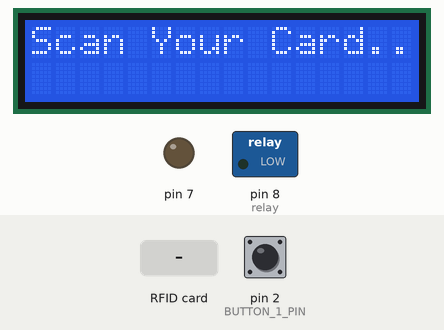
Simulated run of this sketch. Board: Arduino Uno, built with avr-gcc and run on an emulated ATmega328P. On the bench: 16×2 character LCD, switched loads named in the sketch (green lamp = pin HIGH), output pins drawn as LEDs (lit = HIGH). The test bench sets the inputs (shaded band); at power-on: pin 2 (BUTTON_1_PIN) HIGH. Pins used as bus, display or sensor lines are not drawn; what the sketch prints to the serial monitor is not drawn.

Above: at 4.3 s.
4.4 s: RFID card 33 C3 3D E1 held to the reader
At 5.8 s:
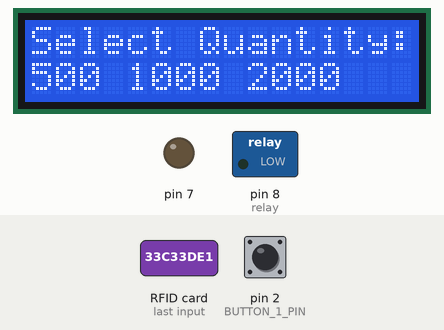
7.0 s: pin 2 (BUTTON_1_PIN) pulled LOW for 0.15 s
At 7.8 s:
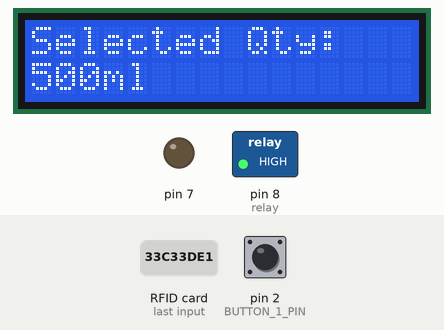
10.1 s: RFID card 5E 7A 19 C4 held to the reader
At 11.0 s:
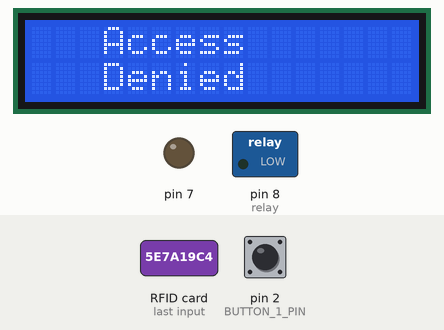
Timing chart, 0 to 13.1 s (numbered marks = the images above; inputs shaded):
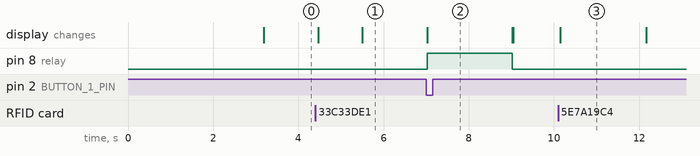

The sketch:

Water_ATM.ino
```cpp
#include <SPI.h>
#include <MFRC522.h>
#include <Wire.h>
#include <LiquidCrystal_I2C.h>

#define SS_PIN 10
#define RST_PIN 9
MFRC522 mfrc522(SS_PIN, RST_PIN);
int relay = 8;
LiquidCrystal_I2C lcd(0x27, 16, 2);
#define BUTTON_1_PIN 2
#define BUTTON_2_PIN 3
#define BUTTON_3_PIN 4

const int duration500ml = 2;
const int duration1Ltr = 4;
const int duration2Ltr = 6;

const unsigned long buttonTimeout = 10000;


void displayTitle() {
  lcd.clear();
  lcd.setCursor(0, 0);
  lcd.print("Welcome to");
  lcd.setCursor(0, 1);
  lcd.print("       Water ATM");
}

void setup() {

  pinMode(BUTTON_1_PIN, INPUT_PULLUP);
  pinMode(BUTTON_2_PIN, INPUT_PULLUP);
  pinMode(BUTTON_3_PIN, INPUT_PULLUP);
  pinMode(7, 1);
  pinMode(relay, OUTPUT);
  Serial.begin(9600);
  SPI.begin();
  mfrc522.PCD_Init();
  lcd.init();
  lcd.backlight();
  displayTitle();
  delay(3000);
  displayTitle();
  lcd.clear();

}

void loop() {
  lcd.setCursor(0, 0);
  lcd.print("Scan Your Card...");
  if (!mfrc522.PICC_IsNewCardPresent()) {
    return;
  }
  if (!mfrc522.PICC_ReadCardSerial()) {
    return;
  }
  Serial.print("UID tag :");
  String content = "";
  byte letter;
  for (byte i = 0; i < mfrc522.uid.size; i++) {
    Serial.print(mfrc522.uid.uidByte[i] < 0x10 ? " 0" : " ");
    Serial.print(mfrc522.uid.uidByte[i], HEX);
    content.concat(String(mfrc522.uid.uidByte[i] < 0x10 ? " 0" : " "));
    content.concat(String(mfrc522.uid.uidByte[i], HEX));
  }
  Serial.println();
  Serial.print("Message : ");
  content.toUpperCase();

  if (content.substring(1) == "33 C3 3D E1") {
    Serial.println("Authorized access");
    lcd.clear();
    lcd.setCursor(0, 0);
    lcd.print(" Authorized ");
    lcd.setCursor(0, 1);
    lcd.print("  Access Granted");
    delay(1000);
     lcd.clear();
     lcd.setCursor(0,0);
     lcd.print("Select Quantity:");
     lcd.setCursor(0,1);
     lcd.print("500 1000 2000");
     delay(1500);
     while (true) {
        if (digitalRead(BUTTON_1_PIN) == LOW) {

          lcd.clear();
          lcd.setCursor(0,0);
          lcd.print("Selected Qty:");
          lcd.setCursor(0,1);
          lcd.print("500ml");
          activateRelay(duration500ml);
          break;
        } else if (digitalRead(BUTTON_2_PIN) == LOW) {

          lcd.clear();
          lcd.setCursor(0,0);
          lcd.print("Selected Qty:");
          lcd.setCursor(0,1);
          lcd.print("1000ml");
          activateRelay(duration1Ltr);
          break;
        } else if (digitalRead(BUTTON_3_PIN) == LOW) {

          lcd.clear();
          lcd.setCursor(0,0);
          lcd.print("Selected Qty:");
          lcd.setCursor(0,1);
          lcd.print("2000ml");
          activateRelay(duration2Ltr);
          break;
        }
    }
    lcd.clear();
  }

  else {
    Serial.println(" Access denied");
    lcd.clear();
    lcd.setCursor(0, 0);
    lcd.print("   Access ");
    lcd.setCursor(0, 1);
    lcd.print("   Denied ");
    digitalWrite(relay, 0);
    delay(2000);

  }

}

void activateRelay(int duration) {
  digitalWrite(relay, HIGH); // Turn on the relay
  delay(duration * 1000); // Activate for the specified duration
  digitalWrite(relay, LOW); // Turn off the relay
}
```

Measured:
- after the input at 4.4 s, the display: first changes after 0.07 s (image 1 shows a later state)
- after the input at 7.0 s, pin 8 (relay): LOW → HIGH at once, → LOW 2.0 s later; the display: changes at once (image 2)
- after the input at 10.1 s, the display: changes after 0.05 s (image 3)
- what the display in image 3 shows lasts 2.1 s, from 10.1 s to 12.2 s
